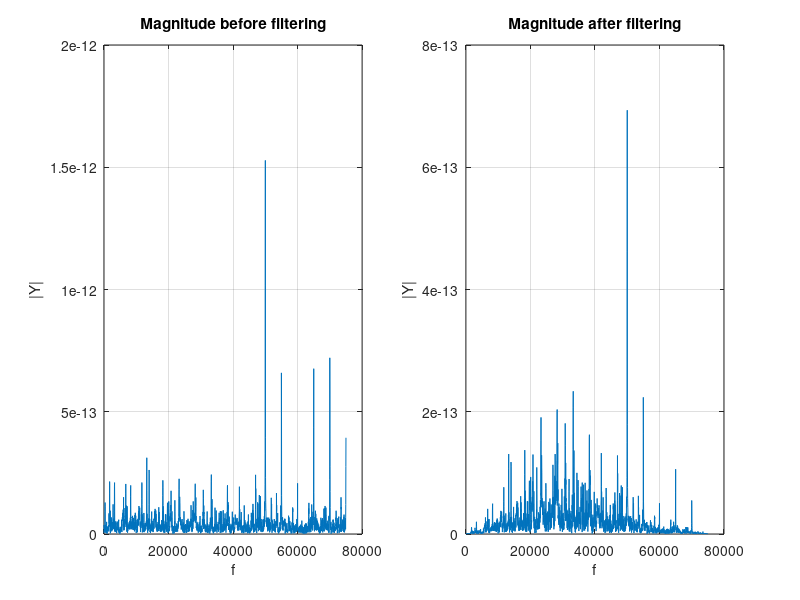

Write the MATLAB code that produced this figure.
%% Brief
%{
This script is designed to test if the filter coefficients used for the
DF1 IIR-filter is sufficient for the acoustic filter.

The script creates a signal with a multitude of different frequencies. The
signal is filtered with the coefficients developed for the acoustic-project
for Vortex NTNU.

To indicate the effect of the filter, the frequency-response is plotted
before and after filtering
%}

%% Filter
% Filter-coefficients (numerator)
b0 = 0.32227662;
b1 = 0;
b2 = -0.32227662;
B = [b0, b1, b2];

% Filter coefficients (denominator)
a0 = 1;
a1 = -0.41885608;
a2 = 0.35544676;
A = [a0, a1, a2];

%% Signal generation
% Min frequency [Hz]
f_min = 5000;

% Max frequency [Hz]
f_max = 50000;

% Difference between each signal [Hz]
f_diff = 5000;

% Number of frequencies in the signal
num_f = (f_max + f_min) / f_diff;

% Sampling-frequency
F_s = 150000;

% Length of signal
L = 5000;

% Time (for signal generation)
dt = 1/F_s;
t = (0:L-1)*dt;

% Generating the signal
y = 0;
for f = 0:num_f - 1
    y = y + sin(2*pi*(f_max + f*f_diff)*t);
end

%% FFT and filtering
Y = fft(y);

y_filter = filter(B, A, y);
Y_filter = fft(y_filter);

%% Plotting
%{
The frequency is mirrored at f = 0, where abs(Y(-f_hat)) = abs(Y(f_hat))
  
The plot only consists of the response at f > 0 to make the plot more 
readable 
%}

% Frequency
f = F_s*(0:(L/2))/L;

% The result before filtering
P2_b = abs(Y/L);
P1_b = P2_b(1:L/2+1);
P1_b(2:end-1) = 2*P1_b(2:end-1);

% The result after filtering
P2_a = abs(Y_filter/L);
P1_a = P2_a(1:L/2+1);
P1_a(2:end-1) = 2*P1_a(2:end-1);

subplot(1,2,1);
plot(f, P1_b);
xlabel("f");
ylabel("|Y|");
title("Magnitude before filtering");
grid on;

subplot(1,2,2);
plot(f, P1_a);
xlabel("f");
ylabel("|Y|");
title("Magnitude after filtering");
grid on;

